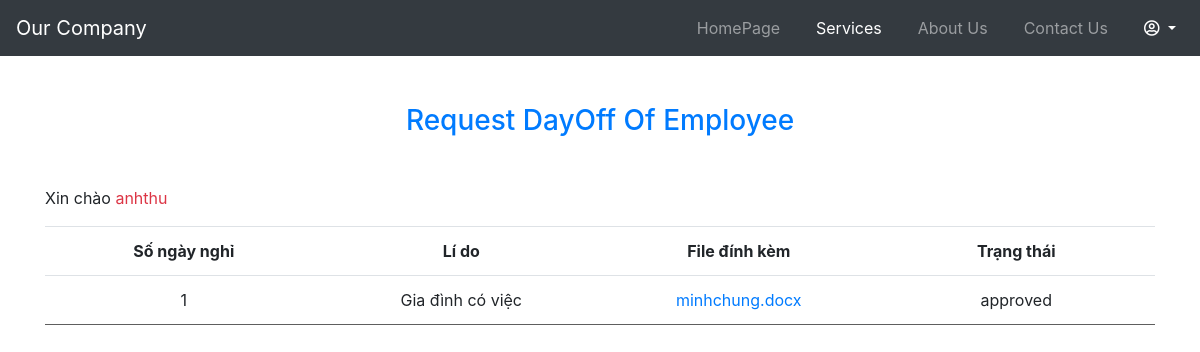
The app's page /nhanvien/xemyeucau.php (signed in) with its own data.
### tables this page shows
CREATE TABLE `dayoff` (
  `id` int(11) NOT NULL,
  `numberoff` int(11) NOT NULL,
  `reason` varchar(255) DEFAULT NULL,
  `attach` varchar(255) DEFAULT NULL,
  `status` varchar(50) DEFAULT NULL,
  `tentk` varchar(255) DEFAULT NULL,
  `day_request` varchar(255) DEFAULT NULL,
  `token` int(11) DEFAULT NULL,
  `role` varchar(255) DEFAULT NULL
);

### db.php (called while the page is built, shortened)
<?php
    function open_database() {
        $conn = new mysqli(HOST, USER, PASSWORD, DB);
        return $conn;
    }
	function request_dayoff_by_tentk($tentk){
        $conn = open_database();
		$sql = "SELECT * FROM dayoff WHERE tentk = ?";
		$stm = $conn->prepare($sql);
        $stm->bind_param('s', $tentk);
        if (!$stm->execute()){
            return array('code' => 1, 'message' => 'Không thể thực thi câu lệnh sql');
        }
		$result = $stm->get_result();
        $data = array();
        while($row = $result->fetch_assoc())
		{
            $data[] = $row;
        }
        return array('code'=>0, 'data'=>$data);
    }
?>

### nhanvien/xemyeucau.php (the view, shortened to what this page needs)
<?php
	require_once('../db.php');
	$tentk = $_SESSION['user'];
?>
<!DOCTYPE html>
<html lang="en">
<head>
	<link rel="stylesheet" href="https://maxcdn.bootstrapcdn.com/bootstrap/4.5.2/css/bootstrap.min.css">
	<link rel="stylesheet" href="https://cdnjs.cloudflare.com/ajax/libs/font-awesome/5.15.1/css/all.min.css" />
</head>
<body>
    <nav class="navbar navbar-expand-md bg-dark navbar-dark">
                <a class="navbar-brand" href="#">Our Company</a>
                <div class="collapse navbar-collapse" id="collapsibleNavbar">
                    <ul class="navbar-nav ml-auto">
                        <li class="nav-item">
                            <a class="nav-link" href="../giamdoc/giamdoc1.php">HomePage</a>
                        </li>
						<li class="nav-item">
                            <a class="nav-link" href="#" style="color: white;">Services</a>
                        </li>
                        <li class="nav-item">
                            <a class="nav-link" href="#">About Us</a>
                        </li>
                        <li class="nav-item">
                            <a class="nav-link" href="#">Contact Us</a>
                        </li>
						<li class="nav-item">
							<div class="dropdown">
								<a class="dropdown-toggle nav-link" id="dropdownMenuButton" data-toggle="dropdown" data-display="static" aria-haspopup="true" aria-expanded="false" style="color: white;">
									<span><i class="far fa-user-circle"></i></span>
								</a>
							</div>
                        </li>
                    </ul>
                </div>
        </nav>
	<div class="container">
		<div style="overflow-x:auto;" class="mt-5">
			<h3 class="text-center mb-5 text-primary">Request DayOff Of Employee</h3>
			<p>Xin chào<span class="text-danger"> <?=$tentk?></span></p>
			<table cellpadding="10" cellspacing="10" border="0" style="border-collapse: collapse; margin: auto" class="table">
				<tr class="header">
					<td>Số ngày nghỉ</td>
					<td>Lí do</td>
					<td>File đính kèm</td>
					<td>Trạng thái</td>
				</tr>
				<?php
					$result = request_dayoff_by_tentk($tentk);
					$data = $result['data'];
					foreach ($data as $item){
						$songaynghi = $item['numberoff'];
						$lido = $item['reason'];
						$dinhkem = $item['attach'];
						$trangthai = $item['status'];
				?>
						<tr class="item">
							<td><?=$songaynghi?></td>
							<td><?=$lido?></td>
							<td><a href="../minhchung/<?=$dinhkem?>"><?=$dinhkem?></a></td>
							<td><?=$trangthai?></td>
						</tr>
				<?php
					}
				?>
			</table>
		</div>
	</div>
<link rel="stylesheet" href="style.css">
</body>
</html>

### style.css (style rules this page uses)
* { box-sizing: border-box; }
.text-center { text-align: center; }
table { width: 100%; text-align: center; }
td { padding: 10px; }
tr.item { border-top: 1px solid #5e5e5e; border-bottom: 1px solid #5e5e5e; }
tr.item td { min-width: 150px; }
tr.header { font-weight: bold; }
a { text-decoration: none; }
.nav-item { margin-left: 20px; }
body { min-height: 100vh; }

### records on screen
dayoff: numberoff "1", reason "Gia đình có việc", attach "minhchung.docx", status "approved"

### other values on screen
$tentk "anhthu"
